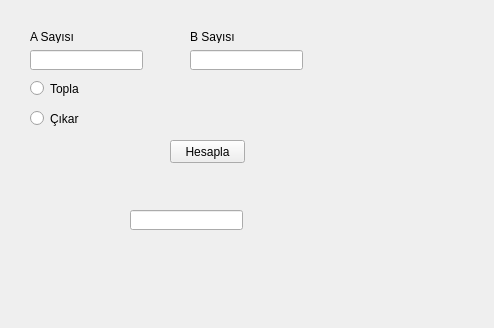
<?xml version="1.0" encoding="UTF-8"?>
<ui version="4.0">
 <class>AnaPencere</class>
 <widget class="QWidget" name="AnaPencere">
  <property name="geometry">
   <rect>
    <x>0</x>
    <y>0</y>
    <width>494</width>
    <height>328</height>
   </rect>
  </property>
  <property name="windowTitle">
   <string>AnaPencere</string>
  </property>
  <widget class="QPushButton" name="pushButton">
   <property name="geometry">
    <rect>
     <x>170</x>
     <y>140</y>
     <width>75</width>
     <height>23</height>
    </rect>
   </property>
   <property name="text">
    <string>Hesapla</string>
   </property>
  </widget>
  <widget class="QLineEdit" name="lineEditA">
   <property name="geometry">
    <rect>
     <x>30</x>
     <y>50</y>
     <width>113</width>
     <height>20</height>
    </rect>
   </property>
  </widget>
  <widget class="QLineEdit" name="lineEditB">
   <property name="geometry">
    <rect>
     <x>190</x>
     <y>50</y>
     <width>113</width>
     <height>20</height>
    </rect>
   </property>
  </widget>
  <widget class="QRadioButton" name="radioButtonTopla">
   <property name="geometry">
    <rect>
     <x>30</x>
     <y>80</y>
     <width>82</width>
     <height>17</height>
    </rect>
   </property>
   <property name="text">
    <string>Topla</string>
   </property>
  </widget>
  <widget class="QRadioButton" name="radioButtonCikar">
   <property name="geometry">
    <rect>
     <x>30</x>
     <y>110</y>
     <width>82</width>
     <height>17</height>
    </rect>
   </property>
   <property name="text">
    <string>Çıkar</string>
   </property>
  </widget>
  <widget class="QLineEdit" name="lineEditSonuc">
   <property name="geometry">
    <rect>
     <x>130</x>
     <y>210</y>
     <width>113</width>
     <height>20</height>
    </rect>
   </property>
  </widget>
  <widget class="QLabel" name="label">
   <property name="geometry">
    <rect>
     <x>30</x>
     <y>30</y>
     <width>47</width>
     <height>13</height>
    </rect>
   </property>
   <property name="text">
    <string>A Sayısı</string>
   </property>
  </widget>
  <widget class="QLabel" name="label_2">
   <property name="geometry">
    <rect>
     <x>190</x>
     <y>30</y>
     <width>47</width>
     <height>13</height>
    </rect>
   </property>
   <property name="text">
    <string>B Sayısı</string>
   </property>
  </widget>
 </widget>
 <layoutdefault spacing="6" margin="11"/>
 <resources/>
 <connections/>
</ui>
